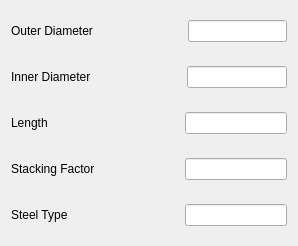
                        <widget class="QWidget" name="tab_7">
                         <attribute name="title">
                          <string>Stator</string>
                         </attribute>
                         <layout class="QVBoxLayout" name="verticalLayout_2">
                          <item>
                           <layout class="QHBoxLayout" name="horizontalLayout_5" stretch="0,1,0,2">
                            <item>
                             <widget class="QLabel" name="label_5">
                              <property name="text">
                               <string>Outer Diameter      </string>
                              </property>
                             </widget>
                            </item>
                            <item>
                             <spacer name="horizontalSpacer_7">
                              <property name="orientation">
                               <enum>Qt::Horizontal</enum>
                              </property>
                              <property name="sizeHint" stdset="0">
                               <size>
                                <width>40</width>
                                <height>20</height>
                               </size>
                              </property>
                             </spacer>
                            </item>
                            <item>
                             <spacer name="verticalSpacer_5">
                              <property name="orientation">
                               <enum>Qt::Vertical</enum>
                              </property>
                              <property name="sizeHint" stdset="0">
                               <size>
                                <width>20</width>
                                <height>40</height>
                               </size>
                              </property>
                             </spacer>
                            </item>
                            <item>
                             <widget class="QLineEdit" name="lineEdit5"/>
                            </item>
                           </layout>
                          </item>
                          <item>
                           <layout class="QHBoxLayout" name="horizontalLayout_6" stretch="0,1,0,2">
                            <item>
                             <widget class="QLabel" name="label_6">
                              <property name="text">
                               <string>Inner Diameter      </string>
                              </property>
                             </widget>
                            </item>
                            <item>
                             <spacer name="horizontalSpacer_8">
                              <property name="orientation">
                               <enum>Qt::Horizontal</enum>
                              </property>
                              <property name="sizeHint" stdset="0">
                               <size>
                                <width>40</width>
                                <height>20</height>
                               </size>
                              </property>
                             </spacer>
                            </item>
                            <item>
                             <spacer name="verticalSpacer_6">
                              <property name="orientation">
                               <enum>Qt::Vertical</enum>
                              </property>
                              <property name="sizeHint" stdset="0">
                               <size>
                                <width>20</width>
                                <height>40</height>
                               </size>
                              </property>
                             </spacer>
                            </item>
                            <item>
                             <widget class="QLineEdit" name="lineEdit6"/>
                            </item>
                           </layout>
                          </item>
                          <item>
                           <layout class="QHBoxLayout" name="horizontalLayout_7" stretch="0,1,0,2">
                            <item>
                             <widget class="QLabel" name="label_7">
                              <property name="text">
                               <string>Length                  </string>
                              </property>
                             </widget>
                            </item>
                            <item>
                             <spacer name="horizontalSpacer_9">
                              <property name="orientation">
                               <enum>Qt::Horizontal</enum>
                              </property>
                              <property name="sizeHint" stdset="0">
                               <size>
                                <width>40</width>
                                <height>20</height>
                               </size>
                              </property>
                             </spacer>
                            </item>
                            <item>
                             <spacer name="verticalSpacer_7">
                              <property name="orientation">
                               <enum>Qt::Vertical</enum>
                              </property>
                              <property name="sizeHint" stdset="0">
                               <size>
                                <width>20</width>
                                <height>40</height>
                               </size>
                              </property>
                             </spacer>
                            </item>
                            <item>
                             <widget class="QLineEdit" name="lineEdit7"/>
                            </item>
                           </layout>
                          </item>
                          <item>
                           <layout class="QHBoxLayout" name="horizontalLayout_8" stretch="0,1,0,2">
                            <item>
                             <widget class="QLabel" name="label_8">
                              <property name="text">
                               <string>Stacking Factor    </string>
                              </property>
                             </widget>
                            </item>
                            <item>
                             <spacer name="horizontalSpacer_10">
                              <property name="orientation">
                               <enum>Qt::Horizontal</enum>
                              </property>
                              <property name="sizeHint" stdset="0">
                               <size>
                                <width>40</width>
                                <height>20</height>
                               </size>
                              </property>
                             </spacer>
                            </item>
                            <item>
                             <spacer name="verticalSpacer_8">
                              <property name="orientation">
                               <enum>Qt::Vertical</enum>
                              </property>
                              <property name="sizeHint" stdset="0">
                               <size>
                                <width>20</width>
                                <height>40</height>
                               </size>
                              </property>
                             </spacer>
                            </item>
                            <item>
                             <widget class="QLineEdit" name="lineEdit8"/>
                            </item>
                           </layout>
                          </item>
                          <item>
                           <layout class="QHBoxLayout" name="horizontalLayout_9" stretch="0,1,0,2">
                            <item>
                             <widget class="QLabel" name="label_9">
                              <property name="text">
                               <string>Steel Type            </string>
                              </property>
                             </widget>
                            </item>
                            <item>
                             <spacer name="horizontalSpacer_11">
                              <property name="orientation">
                               <enum>Qt::Horizontal</enum>
                              </property>
                              <property name="sizeHint" stdset="0">
                               <size>
                                <width>40</width>
                                <height>20</height>
                               </size>
                              </property>
                             </spacer>
                            </item>
                            <item>
                             <spacer name="verticalSpacer_9">
                              <property name="orientation">
                               <enum>Qt::Vertical</enum>
                              </property>
                              <property name="sizeHint" stdset="0">
                               <size>
                                <width>20</width>
                                <height>40</height>
                               </size>
                              </property>
                             </spacer>
                            </item>
                            <item>
                             <widget class="QLineEdit" name="lineEdit9"/>
                            </item>
                           </layout>
                          </item>
                         </layout>
                        </widget>
